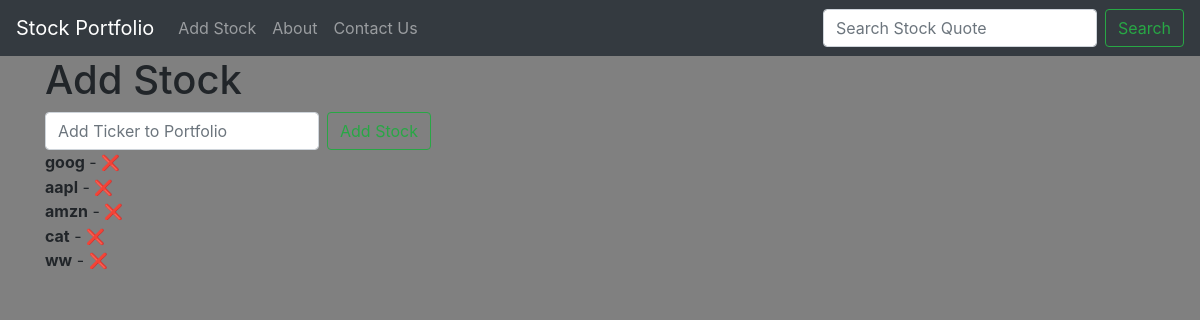
The app's page /add_stock/ with its own data.
### quotes/models.py (models this page shows)
class Stock(models.Model):
    ticker = models.CharField(max_length=10)
    def __str__(self):
        return self.ticker

### quotes/views.py (the view)
# urls.py: path('add_stock/', views.add_stock, name='add_stock'),
def add_stock(request):
    if request.method == 'POST':
        form = StockForm(request.POST or None)
        if form.is_valid():
            form.save()
            messages.success(request, ('Stock has been Added'))
            return redirect('add_stock')
    else:
        ticker = Stock.objects.all()
        return render(request, 'add_stock.html', {'ticker': ticker})

### quotes/templates/add_stock.html (shortened to what this page needs)
<!DOCTYPE html>
{% extends 'base.html' %}
{% block content %}
<html lang="en">
<head>
</head>
<body>
<h1>Add Stock</h1>
<form action="{% url 'add_stock' %}"class="form-inline my-2 my-lg-0" method="POST">
      <input class="form-control mr-sm-2" type="search" placeholder="Add Ticker to Portfolio" aria-label="Search" name="ticker" required="required">
      <button class="btn btn-outline-success my-2 my-sm-0" type="submit">Add Stock</button>
    </form>
{% for item in ticker %}
<b>{{ item }}</b> - <a href="{% url 'delete' item.id%}"> <span style='font-size:15px;'>&#10060; </span></a><br/>
    {% endfor %}
</body>
{% endblock %}

### quotes/templates/base.html (style rules this page uses)
body { background-color: #808080; }

### records on screen
Stock: ticker "goog"
Stock: ticker "aapl"
Stock: ticker "amzn"
Stock: ticker "cat"
Stock: ticker "ww"
